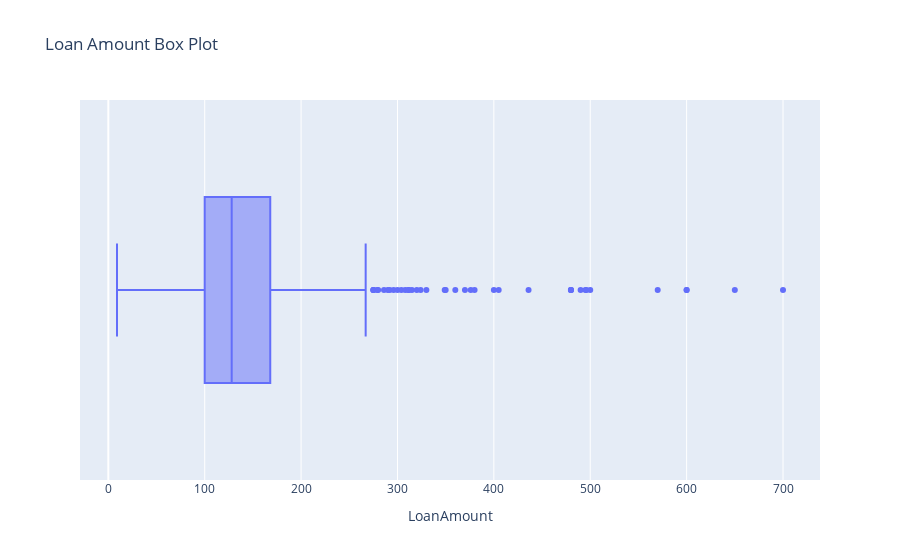

Notebook source saved alongside this figure:
### Code cell
fig = px.box(df, x="LoanAmount", title='Loan Amount Box Plot')
fig.show()

### Figure 1 — Plotly figure (JSON) as saved in the notebook; plotly's stock layout.template omitted (floating-point values rounded to 4 significant figures; data arrays with more than 128 entries replaced by an {"elided": "..."} marker saying what was removed)
{"data": [{"alignmentgroup": "True", "hovertemplate": "LoanAmount=%{x}<extra></extra>", "legendgroup": "", "marker": {"color": "#636efa"}, "name": "", "notched": false, "offsetgroup": "", "orientation": "h", "showlegend": false, "type": "box", "x": {"elided": "614 int values"}, "x0": " ", "xaxis": "x", "y0": " ", "yaxis": "y"}], "layout": {"boxmode": "group", "legend": {"tracegroupgap": 0}, "title": {"text": "Loan Amount Box Plot"}, "xaxis": {"anchor": "y", "domain": [0, 1], "title": {"text": "LoanAmount"}}, "yaxis": {"anchor": "x", "domain": [0, 1]}}}
